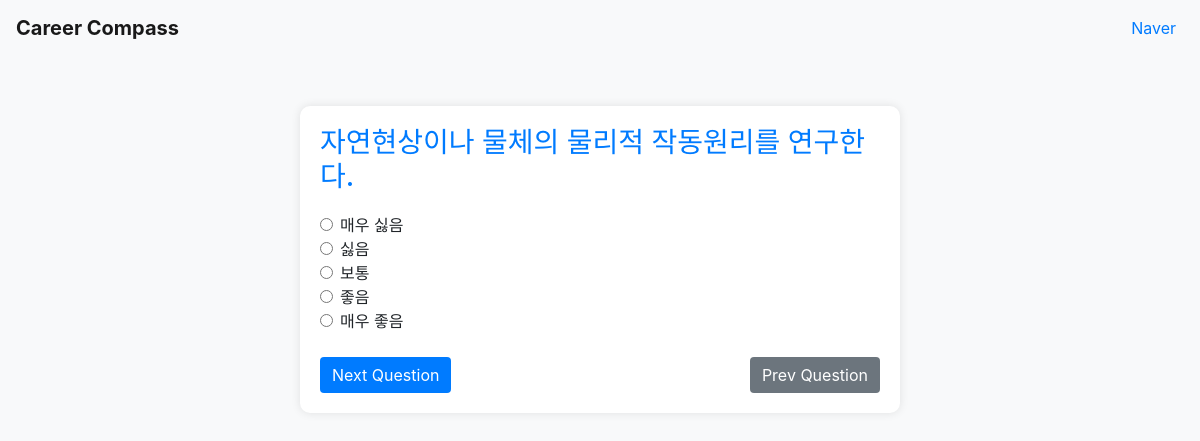
/polls/2/, run on an earlier commit of the app's database.
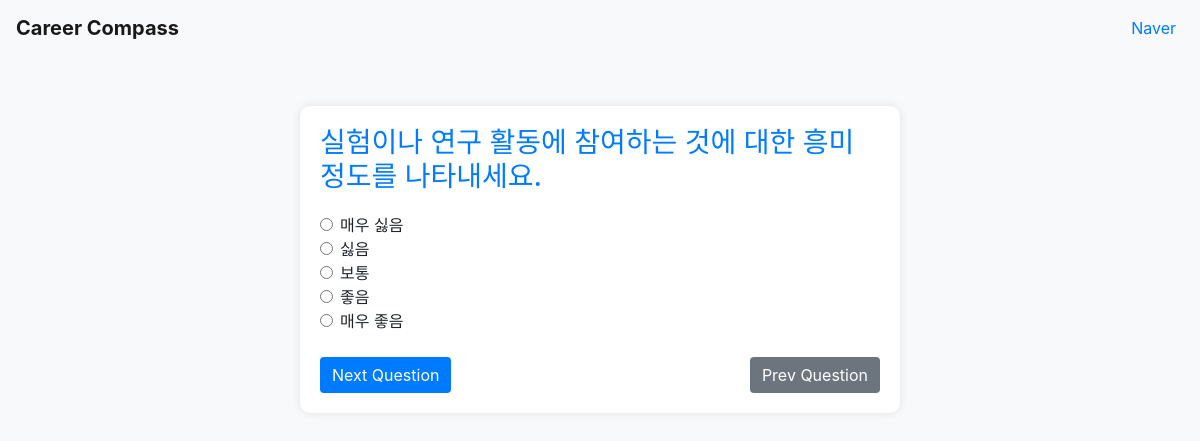
And on a later commit of the database.
### polls/models.py (models this page shows)
class Question(models.Model):
    question_text = models.CharField(max_length=200)
    question_code = models.IntegerField()

### polls/views.py (the view, shortened to what this page needs)
# urls.py: path('<int:question_id>/', PollView.as_view(), name='poll'),
class PollView(View):
    template_name = 'index.html'
    def get(self, request, question_id):
        question = get_object_or_404(Question, pk=question_id)
        return render(request, self.template_name, {'question': question, 'question_id': question_id})

### templates/index.html (shortened to what this page needs)
<!DOCTYPE html>
<html lang="en">
<head>
    <link rel="stylesheet" href="https://cdn.jsdelivr.net/npm/bootstrap@4.4.1/dist/css/bootstrap.min.css">
</head>
<body>
<nav class="navbar navbar-expand-lg navbar-light bg-light">
    <a class="navbar-brand" href="/">Career Compass</a>
    <div class="collapse navbar-collapse" id="navbarSupportedContent">
      <ul class="navbar-nav ml-auto">
        <li class="nav-item">
          <a class="nav-link" href="https://www.naver.com">Naver</a>
        </li>
      </ul>
    </div>
</nav>
<div class="form">
    <form method="post">
        <h3>{{ question.question_text }}</h3>
        <div class="form-check">
            <input class="form-check-input" type="radio" name="question_{{ question_id }}" value="1" id="choice1" required>
            <label class="form-check-label" for="choice1">매우 싫음</label>
        </div>
        <div class="form-check">
            <input class="form-check-input" type="radio" name="question_{{ question_id }}" value="2" id="choice2" required>
            <label class="form-check-label" for="choice2">싫음</label>
        </div>
        <div class="form-check">
            <input class="form-check-input" type="radio" name="question_{{ question_id }}" value="3" id="choice3" required>
            <label class="form-check-label" for="choice3">보통</label>
        </div>
        <div class="form-check">
            <input class="form-check-input" type="radio" name="question_{{ question_id }}" value="4" id="choice4" required>
            <label class="form-check-label" for="choice4">좋음</label>
        </div>
        <div class="form-check">
            <input class="form-check-input" type="radio" name="question_{{ question_id }}" value="5" id="choice5" required>
            <label class="form-check-label" for="choice5">매우 좋음</label>
        </div>
        <br>
        <div class="d-flex justify-content-between">
            <button type="submit" class="btn btn-primary">Next Question</button>
            {% if question_id > 1 %}
                <a href="{% url 'polls:poll' question_id=question_id|add:'-1' %}" class="btn btn-secondary">Prev Question</a>
            {% endif %}
        </div>
    </form>
</div>

What changed in the data, as far as the page shows it:
changed Question: question_text "자연현상이나 물체의 물리적 작동원리를 연구한다." → "실험이나 연구 활동에 참여하는 것에 대한 흥미 정도를 나타내세요."
